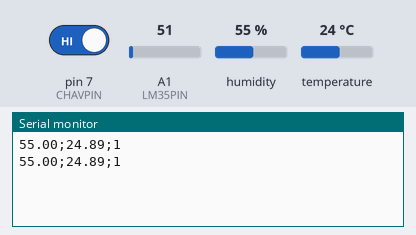
Bench run of a sketch on a simulated Arduino Uno, built with avr-gcc and run on an emulated ATmega328P. On the bench: the last lines printed to the serial monitor. The inputs (shaded band) are chosen by the test bench; at power-on: humidity 55 %, A1 (LM35PIN) = 51, pin 7 (CHAVPIN) HIGH, temperature 24 °C.

Above: at 2.8 s.
2.9 s: humidity set to 22 %
At 5.0 s:
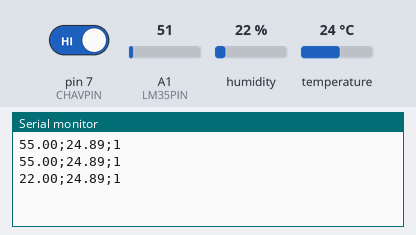
5.6 s: A1 (LM35PIN) set to 61
At 7.4 s:
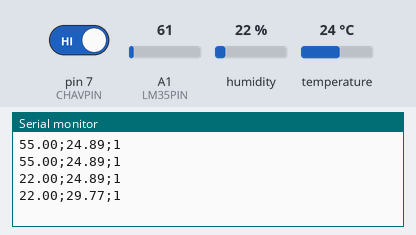
8.3 s: pin 7 (CHAVPIN) driven LOW
At 10.8 s:
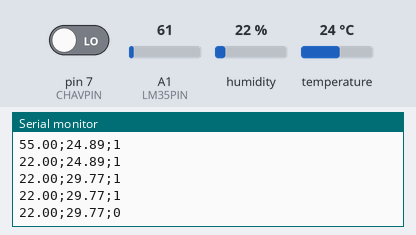
11.0 s: humidity set to 40 %
At 13.4 s:
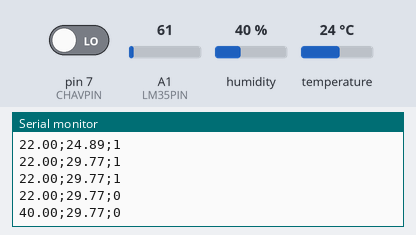
13.7 s: A1 (LM35PIN) set to 71
At 14.7 s:
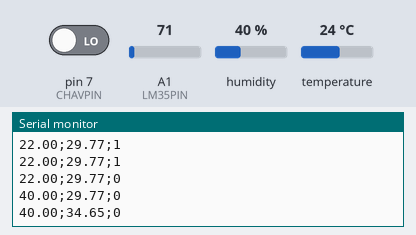
16.4 s: pin 7 (CHAVPIN) driven HIGH
At 19.5 s:
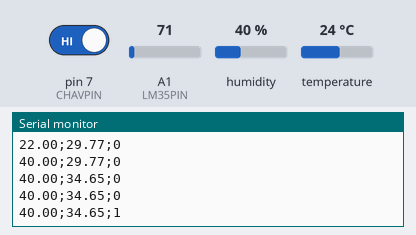
Timing chart, 0 to 20.1 s (numbered marks = the images above; inputs shaded):
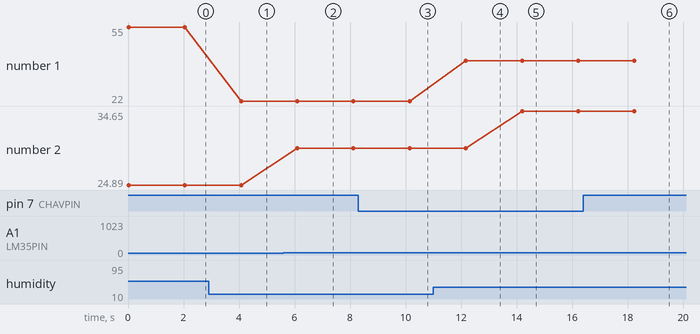

The sketch:

code_arduino.ino
```cpp
#include <DHT.h>
#include <DHT_U.h>

#include <DHT.h>
#include <DHT_U.h>

#include <Adafruit_Sensor.h>

#include <DHT.h>
#include <DHT_U.h>

#define DHTPIN A0
#define LM35PIN A1
// #define LUMIPIN A2
#define CHAVPIN 7

DHT dht(DHTPIN, DHT11);

void setup() {
  pinMode(DHTPIN, INPUT);
  pinMode(CHAVPIN, INPUT);
  Serial.begin(9600);
  dht.begin();
}

void loop() {
  float dht11_umidade = dht.readHumidity();
  // float dht11_temperatura = dht.readTemperature();
  Serial.print(dht11_umidade);
  Serial.print(";");
  // Serial.print(dht11_temperatura);
  //   Serial.print(";");

    // float luminosidade = analogRead(LUMIPIN);
    // Serial.print(luminosidade);
    // Serial.print(";");
    float lm35_temperatura = analogRead(LM35PIN);
    lm35_temperatura = lm35_temperatura * 0.00488;
    lm35_temperatura = lm35_temperatura * 100;
    Serial.print(lm35_temperatura);
    Serial.print(";");

    int aproximidade = digitalRead(7);
    if(aproximidade == 0){
      Serial.print("0");

    } else { Serial.print("1");}

    Serial.println();

delay(2000);
    };
```

Measured:
- after the input at 2.9 s, the serial monitor: prints a new line after 1.2 s (image 1)
- after the input at 5.6 s, the serial monitor: prints a new line after 0.50 s (image 2)
- after the input at 8.3 s, the serial monitor: prints a new line after 1.8 s (image 3)
- after the input at 11.0 s, the serial monitor: prints a new line after 1.2 s (image 4)
- after the input at 13.7 s, the serial monitor: prints a new line after 0.49 s (image 5)
- after the input at 16.4 s, the serial monitor: prints a new line after 1.8 s (image 6)
- plotted number 1: 55 → 22 after the input at 2.9 s, 22 → 40 after the input at 11.0 s
- plotted number 2: 24.89 → 29.77 after the input at 5.6 s, 29.77 → 34.65 after the input at 13.7 s
